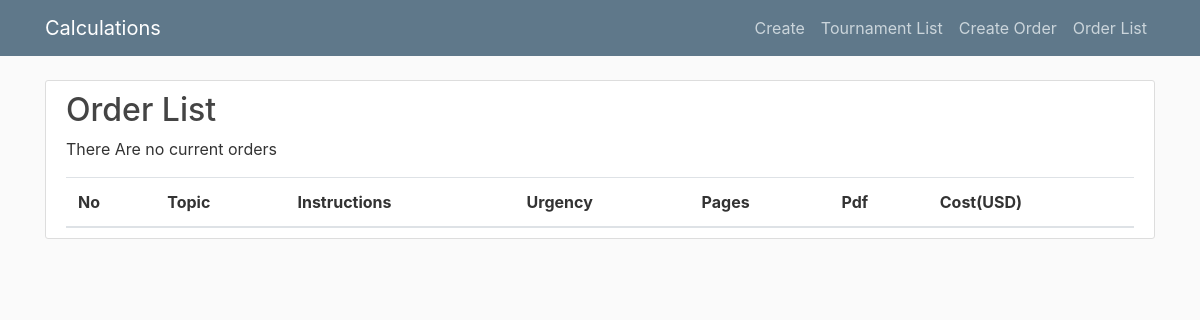
Before: /paid-list/ (signed in) with the older database file.
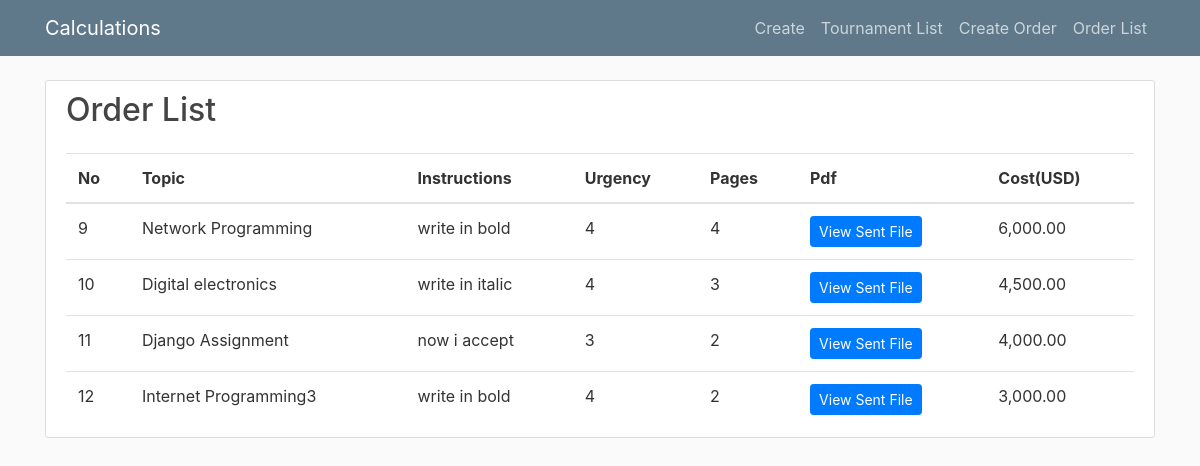
After: the same page with the newer database file.
### writting_orders/models.py (models this page shows, shortened)
class Order(models.Model):
    user = models.ForeignKey(User, related_name="user", on_delete=models.CASCADE, null=True)
    type = models.ForeignKey(Type, on_delete=models.CASCADE)
    academic = models.ForeignKey(AcademicLevel, on_delete=models.CASCADE, null=True)
    topic = models.CharField(max_length=30)
    pages = models.IntegerField(choices=list(zip(range(1, 10), range(1, 10))))
    urgency = models.IntegerField(choices=list(zip(range(1, 10), range(0, 10))), default=0)
    format = models.ForeignKey(Format, on_delete=models.CASCADE, null=True)
    instructions = models.TextField(max_length=200, null=True)
    pdf = models.FileField(upload_to='uploads/pdfs', null=True, blank=True)
    total = models.DecimalField(verbose_name="Total", max_digits=10, decimal_places=2, null=True)
    paid = models.BooleanField(default=False)
    email = models.EmailField(null=True)
    def show_me_the_money(sender, **kwargs):
        ipn_obj = sender
        if ipn_obj.payment_status == ST_PP_COMPLETED:
           return Order.objects.update(paid=True)
        else:
            return Order.objects.update(paid=False)
    valid_ipn_received.connect(show_me_the_money)

### writting_orders/views.py (the view)
# urls.py: path('paid-list/', views.PaidListView.as_view(), name='paid-list'),
class PaidListView(ListView):
    model = Order
    template_name = 'paid-list.html'
    context_object_name = 'orders'
    paginate_by = 10
    def get_queryset(self):
        return self.model.objects.filter(user=self.request.user).filter(paid=True)

### writting_orders/templates/paid-list.html (shortened to what this page needs)
{% extends 'base.html' %}
{% load humanize %}
{% block content %}
 <div class="row">
        <div class="col-md-12">
 <div class="content-section">
 <h2>Order List</h2>
<div class="table-responsive">
<table class="table mb-0">
    <thead>
      <tr>
          <th>No</th>
          <th>Topic</th>
          <th>Instructions</th>
        <th>Urgency</th>
          <th>Pages</th>
          <th>Pdf</th>
          <th>Cost(USD)</th>
      </tr>
    </thead>
    <tbody>
    {% if orders %}
          <ol>
    {% for order in orders %}
    <tr>
         <td>{{ order.id }}</td>
        <td>{{ order.topic }}</td>
          <td>{{ order.instructions }}</td>
        <td>{{ order.urgency }}</td>
    <td>{{ order.pages }}</td>
         <td>
            <a href="{{ order.pdf.url }}" class="btn btn-primary btn-sm" target="_blank">
              View Sent File
            </a>
          </td>
    <td>{{ order.total|intcomma }}</td>
    </tr>
{% endfor %}
               </ol>
          {% else %}
          <p>There Are no current orders</p>
          {% endif %}
 </tbody>
  </table>
</div>
 </div>
        </div>
</div>
{% endblock %}

Changed rows visible on the page:
now on this page (row edited): Order: id "9", topic "Network Programming", instructions "write in bold", urgency "4", pages "4", total "6,000.00"
added Order: id "10", topic "Digital electronics", instructions "write in italic", urgency "4", pages "3", total "4,500.00"
added Order: id "11", topic "Django Assignment", instructions "now i accept", urgency "3", pages "2", total "4,000.00"
added Order: id "12", topic "Internet Programming3", instructions "write in bold", urgency "4", pages "2", total "3,000.00"
Other visible differences:
text no longer shown: "There Are no current orders"
